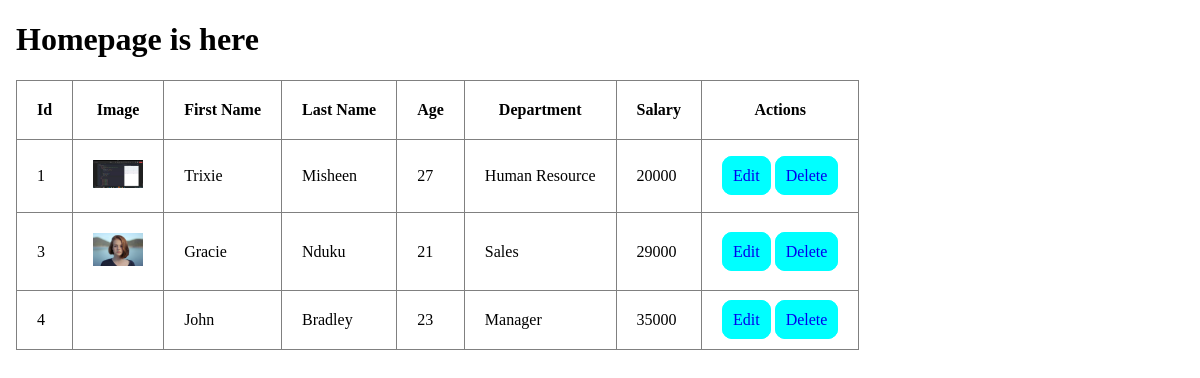
The page / on the database its author committed.
### staff/models.py (models this page shows, shortened)
class Staff(models.Model):
    image = models.ImageField(upload_to='staff_images')
    fname = models.CharField(max_length=100)
    lname = models.CharField(max_length=100)
    age = models.IntegerField()
    department = models.CharField(max_length=50)
    salary = models.IntegerField()

### staff/views.py (the view)
# urls.py: 2. Add a URL to urlpatterns:  path('', views.home, name='home')
def home(request):
    staff = Staff.objects.all()
    context = {
        'staff':staff
    }
    return render(request, 'home.html',context)

### staff/templates/home.html (shortened to what this page needs)
{% load static %}
<!DOCTYPE html>
<html lang="en">
  <head>
    <link rel="stylesheet" href="{% static 'css/style.css' %}" />
  </head>
  <body>
    <h1>Homepage is here</h1>
    <table border="1">
      <tr>
        <th>Id</th>
        <th>Image</th>
        <th>First Name</th>
        <th>Last Name</th>
        <th>Age</th>
        <th>Department</th>
        <th>Salary</th>
        <th>Actions</th>
      </tr>
      {% for person in staff %}
      <tr>
        <td>{{person.id}}</td>
        <td>
          <img src="media/{{person.image}}" alt="" width="50"/>
        </td>
        <td>{{person.fname}}</td>
        <td>{{person.lname}}</td>
        <td>{{person.age}}</td>
        <td>{{person.department}}</td>
        <td>{{person.salary}}</td>
        <td>
            <a href="{% url 'staff:update_details' person.id %}">Edit</a>
            <a href="{% url 'staff:delete' person.id %}">Delete</a>
        </td>
      </tr>
      {% endfor %}
    </table>
  </body>
</html>

### staff/static/css/style.css (style rules this page uses)
body { margin: 1rem; }
table { border-collapse: collapse; }
table th { padding: 20px; }
td { padding: 20px; }
td a { text-decoration: none; border: 1px solid aqua; border-radius: 10px; background-color: aqua; padding: 10px; }

### rows shown on the page
Staff: id "1", image (picture), fname "Trixie", lname "Misheen", age "27", department "Human Resource", salary "20000"
Staff: id "3", image (picture), fname "Gracie", lname "Nduku", age "21", department "Sales", salary "29000"
Staff: id "4", fname "John", lname "Bradley", age "23", department "Manager", salary "35000"
